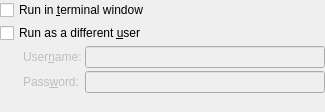
<?xml version="1.0" encoding="UTF-8"?>
<ui version="4.0">
 <class>shellOptions</class>
 <widget class="QWidget" name="shellOptions">
  <property name="geometry">
   <rect>
    <x>0</x>
    <y>0</y>
    <width>325</width>
    <height>112</height>
   </rect>
  </property>
  <property name="sizePolicy">
   <sizepolicy hsizetype="Preferred" vsizetype="Preferred">
    <horstretch>0</horstretch>
    <verstretch>0</verstretch>
   </sizepolicy>
  </property>
  <layout class="QGridLayout">
   <property name="margin">
    <number>0</number>
   </property>
   <property name="spacing">
    <number>3</number>
   </property>
   <item row="0" column="0" rowspan="5" colspan="2">
    <layout class="QHBoxLayout">
     <property name="spacing">
      <number>3</number>
     </property>
     <property name="margin">
      <number>0</number>
     </property>
     <item>
      <widget class="QFrame" name="gbAdvanced">
       <property name="frameShape">
        <enum>QFrame::NoFrame</enum>
       </property>
       <property name="frameShadow">
        <enum>QFrame::Raised</enum>
       </property>
       <layout class="QGridLayout">
        <property name="margin">
         <number>0</number>
        </property>
        <property name="spacing">
         <number>3</number>
        </property>
        <item row="3" column="1">
         <widget class="QLabel" name="lbUsername">
          <property name="enabled">
           <bool>false</bool>
          </property>
          <property name="sizePolicy">
           <sizepolicy hsizetype="Minimum" vsizetype="Preferred">
            <horstretch>0</horstretch>
            <verstretch>0</verstretch>
           </sizepolicy>
          </property>
          <property name="whatsThis">
           <string>Enter the user you want to run the application as here.</string>
          </property>
          <property name="text">
           <string>User&amp;name:</string>
          </property>
          <property name="buddy">
           <cstring>leUsername</cstring>
          </property>
         </widget>
        </item>
        <item row="4" column="2" colspan="2">
         <widget class="KLineEdit" name="lePassword">
          <property name="enabled">
           <bool>false</bool>
          </property>
          <property name="sizePolicy">
           <sizepolicy hsizetype="Preferred" vsizetype="Fixed">
            <horstretch>5</horstretch>
            <verstretch>0</verstretch>
           </sizepolicy>
          </property>
          <property name="whatsThis">
           <string>Enter the password here for the user you specified above.</string>
          </property>
          <property name="echoMode">
           <enum>QLineEdit::Password</enum>
          </property>
         </widget>
        </item>
        <item row="4" column="1">
         <widget class="QLabel" name="lbPassword">
          <property name="enabled">
           <bool>false</bool>
          </property>
          <property name="sizePolicy">
           <sizepolicy hsizetype="Minimum" vsizetype="Preferred">
            <horstretch>0</horstretch>
            <verstretch>0</verstretch>
           </sizepolicy>
          </property>
          <property name="whatsThis">
           <string>Enter the password here for the user you specified above.</string>
          </property>
          <property name="text">
           <string>Pass&amp;word:</string>
          </property>
          <property name="buddy">
           <cstring>lePassword</cstring>
          </property>
         </widget>
        </item>
        <item row="1" column="0" colspan="4">
         <widget class="QCheckBox" name="cbRunInTerminal">
          <property name="whatsThis">
           <string>Check this option if the application you want to run is a text mode application. The application will then be run in a terminal emulator window.</string>
          </property>
          <property name="text">
           <string>Run in &amp;terminal window</string>
          </property>
         </widget>
        </item>
        <item row="3" column="2" colspan="2">
         <widget class="KLineEdit" name="leUsername">
          <property name="enabled">
           <bool>false</bool>
          </property>
          <property name="sizePolicy">
           <sizepolicy hsizetype="Preferred" vsizetype="Fixed">
            <horstretch>5</horstretch>
            <verstretch>0</verstretch>
           </sizepolicy>
          </property>
          <property name="whatsThis">
           <string>Enter the user you want to run the application as here.</string>
          </property>
         </widget>
        </item>
        <item row="2" column="0" colspan="4">
         <widget class="QCheckBox" name="cbRunAsOther">
          <property name="whatsThis">
           <string>Check this option if you want to run the application with a different user id. Every process has a user id associated with it. This id code determines file access and other permissions. The password of the user is required to do this.</string>
          </property>
          <property name="text">
           <string>Run as a different &amp;user</string>
          </property>
         </widget>
        </item>
        <item row="3" column="0" rowspan="2">
         <spacer>
          <property name="orientation">
           <enum>Qt::Horizontal</enum>
          </property>
          <property name="sizeType">
           <enum>QSizePolicy::Fixed</enum>
          </property>
          <property name="sizeHint" stdset="0">
           <size>
            <width>20</width>
            <height>40</height>
           </size>
          </property>
         </spacer>
        </item>
        <item row="5" column="1">
         <spacer name="verticalSpacer">
          <property name="orientation">
           <enum>Qt::Vertical</enum>
          </property>
          <property name="sizeHint" stdset="0">
           <size>
            <width>20</width>
            <height>40</height>
           </size>
          </property>
         </spacer>
        </item>
       </layout>
      </widget>
     </item>
    </layout>
   </item>
  </layout>
 </widget>
 <layoutdefault spacing="3" margin="6"/>
 <layoutfunction spacing="KDialog::spacingHint" margin="KDialog::marginHint"/>
 <pixmapfunction>BarIcon</pixmapfunction>
 <customwidgets>
  <customwidget>
   <class>KLineEdit</class>
   <extends>QLineEdit</extends>
   <header>klineedit.h</header>
  </customwidget>
 </customwidgets>
 <tabstops>
  <tabstop>cbRunInTerminal</tabstop>
  <tabstop>cbRunAsOther</tabstop>
  <tabstop>leUsername</tabstop>
  <tabstop>lePassword</tabstop>
 </tabstops>
 <resources/>
 <connections>
  <connection>
   <sender>cbRunAsOther</sender>
   <signal>toggled(bool)</signal>
   <receiver>lbUsername</receiver>
   <slot>setEnabled(bool)</slot>
   <hints>
    <hint type="sourcelabel">
     <x>153</x>
     <y>59</y>
    </hint>
    <hint type="destinationlabel">
     <x>96</x>
     <y>62</y>
    </hint>
   </hints>
  </connection>
  <connection>
   <sender>cbRunAsOther</sender>
   <signal>toggled(bool)</signal>
   <receiver>leUsername</receiver>
   <slot>setEnabled(bool)</slot>
   <hints>
    <hint type="sourcelabel">
     <x>127</x>
     <y>59</y>
    </hint>
    <hint type="destinationlabel">
     <x>188</x>
     <y>62</y>
    </hint>
   </hints>
  </connection>
  <connection>
   <sender>cbRunAsOther</sender>
   <signal>toggled(bool)</signal>
   <receiver>lbPassword</receiver>
   <slot>setEnabled(bool)</slot>
   <hints>
    <hint type="sourcelabel">
     <x>81</x>
     <y>45</y>
    </hint>
    <hint type="destinationlabel">
     <x>146</x>
     <y>101</y>
    </hint>
   </hints>
  </connection>
  <connection>
   <sender>cbRunAsOther</sender>
   <signal>toggled(bool)</signal>
   <receiver>lePassword</receiver>
   <slot>setEnabled(bool)</slot>
   <hints>
    <hint type="sourcelabel">
     <x>114</x>
     <y>41</y>
    </hint>
    <hint type="destinationlabel">
     <x>323</x>
     <y>101</y>
    </hint>
   </hints>
  </connection>
 </connections>
</ui>
